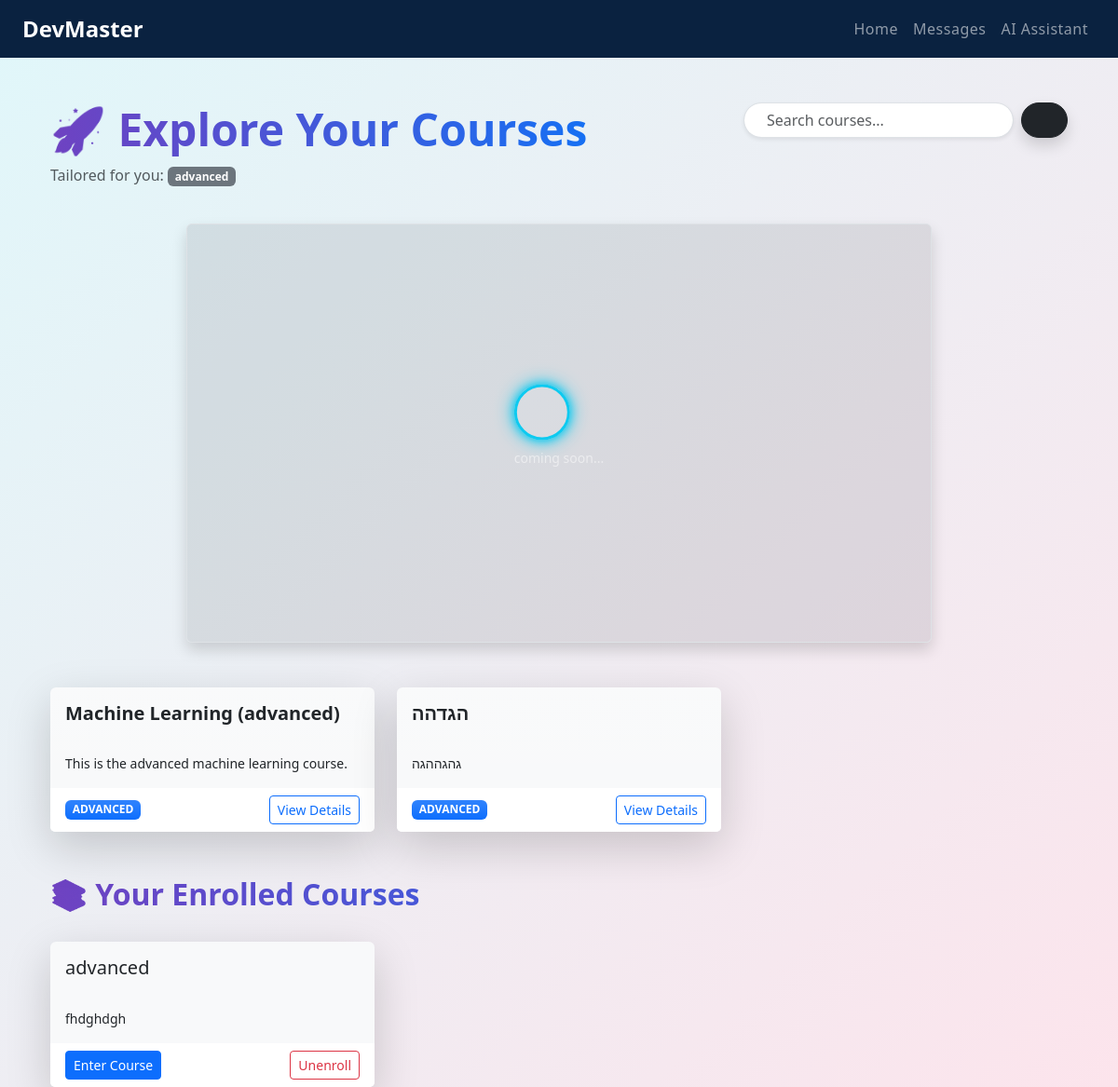
The app's page /student/courses/ (signed in) with its own data.
### users/models.py (models this page shows, shortened)
class Student(models.Model):
    user = models.OneToOneField(User, on_delete=models.CASCADE)
    bio = models.TextField(blank=True, null=True)
    learning_level = models.ForeignKey(LearningLevel, on_delete=models.SET_NULL, null=True)

class LearningLevel(models.Model):
    class LevelType(models.TextChoices):
        BEGINNER = 'beginner', 'Beginner'
        INTERMEDIATE = 'intermediate', 'Intermediate'
        ADVANCED = 'advanced', 'Advanced'
    name = models.CharField(max_length=20, choices=LevelType.choices, default=LevelType.BEGINNER) # Beginner / Intermediate / Advanced
    description = models.TextField()
    def __str__(self):
        return self.name

class Course(models.Model):
    title = models.CharField(max_length=100)
    description = models.TextField()
    teacher = models.ForeignKey(Teacher, on_delete=models.CASCADE, related_name='courses')
    learning_level = models.ForeignKey(LearningLevel, on_delete=models.CASCADE, related_name='courses')

class Enrollment(models.Model):
    student = models.ForeignKey(Student, on_delete=models.CASCADE)
    course = models.ForeignKey(Course, on_delete=models.CASCADE)
    enrolled_on = models.DateTimeField(auto_now_add=True)
    class Meta:
        unique_together = ('student', 'course')

### users/views.py (the view)
# urls.py: path('student/courses/', views.course_list, name='course_list'),
@login_required
def course_list(request):
    student = request.user.student
    available_courses = Course.objects.filter(
        learning_level=student.learning_level
    )
    enrolled_courses = Enrollment.objects.filter(
        student=student
    )
    context = {
        'available_courses': available_courses,
        'enrolled_courses': enrolled_courses
    }
    return render(request, 'users/course_list.html', context)

### users/templates/users/course_list.html (shortened to what this page needs)
{% extends 'base.html' %}
{% block content %}
<div class="container mt-4">
    <div class="row mb-4">
        <div class="col-md-8">
            <h1 class="display-5 fw-bold text-gradient">🚀 Explore Your Courses</h1>
            <p class="text-muted">Tailored for you:
                <span class="badge bg-secondary">{{ request.user.student.learning_level }}</span>
            </p>
        </div>
        <div class="col-md-4">
            <form method="get" class="d-flex">
                <input type="text" name="q" value="{{ search_query }}"
                       class="form-control rounded-pill px-4 shadow-sm" placeholder="Search courses...">
                <button type="submit" class="btn btn-dark rounded-pill ms-2 px-4 shadow">
                </button>
            </form>
        </div>
    </div>
<div class="row mb-5">
    <div class="col-12 d-flex justify-content-center">
        <div class="position-relative border rounded shadow bg-dark bg-opacity-10"
             style="width: 80%; aspect-ratio: 16 / 9; max-width: 800px;">
            <div class="position-absolute top-50 start-50 translate-middle">
                <div class="glow-ring">
                </div>
                <p class="text-white-50 small text-center mt-2">coming soon...</p>
            </div>
        </div>
    </div>
</div>
    {% if available_courses %}
    <div class="row row-cols-1 row-cols-md-2 row-cols-lg-3 g-4">
        {% for course in available_courses %}
        <div class="col">
            <div class="card h-100 shadow-lg border-0 bg-light bg-gradient">
                <div class="card-body">
                    <h5 class="card-title fw-semibold text-dark">{{ course.title }}</h5>
                    <h6 class="card-subtitle mb-2 text-muted">
                    </h6>
                    <p class="card-text small">{{ course.description|truncatewords:20 }}</p>
                </div>
                <div class="card-footer bg-white border-0 d-flex justify-content-between align-items-center">
                    <span class="badge bg-primary bg-gradient text-uppercase">
                        {{ course.learning_level }}
                    </span>
                    <a href="{% url 'student_course_detail' course.id %}"
                       class="btn btn-outline-primary btn-sm">
                        View Details
                    </a>
                </div>
            </div>
        </div>
        {% endfor %}
    </div>
    {% endif %}
    {% if enrolled_courses %}
    <div class="mt-5">
        <h2 class="fw-bold text-gradient">📚 Your Enrolled Courses</h2>
        <div class="row row-cols-1 row-cols-md-2 row-cols-lg-3 g-4 mt-2">
            {% for course in enrolled_courses %}
            <div class="col">
                <div class="card h-100 shadow-lg border-0 bg-light">
                    <div class="card-body">
                        <h5 class="card-title">{{ course.course.title }}</h5>
                        <h6 class="card-subtitle mb-2 text-muted">
                        </h6>
                        <p class="card-text small">{{ course.course.description|truncatewords:20 }}</p>
                    </div>
                    <div class="card-footer bg-white border-0 d-flex justify-content-between align-items-center">
                        <a href="{% url 'student_course_content' course.course.id %}"
                           class="btn btn-primary btn-sm">
                            Enter Course
                        </a>
                        <form method="post" action="{% url 'unenroll_course' course.course.id %}">
                            <button type="submit" class="btn btn-outline-danger btn-sm">
                                Unenroll
                            </button>
                        </form>
                    </div>
                </div>
            </div>
            {% endfor %}
        </div>
    </div>
    {% endif %}
</div>
{% endblock %}

### users/templates/base.html (style rules this page uses)
body { background: linear-gradient(to bottom right, #e0f7fa, #fce4ec); }

### users/templates/users/course_list.html (style rules this page uses)
.text-gradient { background: linear-gradient(to right, #6f42c1, #007bff); -webkit-background-clip: text; -webkit-text-fill-color: transparent; }
.glow-ring { width: 60px; height: 60px; border-radius: 50%; background-color: rgba(255, 255, 255, 0.05); border: 3px solid #0dcaf0; display: flex; align-items: center; justify-content: center; color: #fff; font-size: 1.5rem; box-shadow: 0 0 10px #0dcaf0, 0 0 20px #0dcaf0; transition: transform 0.3s ease, box-shadow 0.3s ease; }

### records on screen
Course: title "Machine Learning (advanced)", description "This is the advanced machine learning course.", learning_level "ADVANCED"
Course: title "הגדהה", description "גהגההגה", learning_level "ADVANCED"
Enrollment: course "advanced", course.description "fhdghdgh"

### other values on screen
{{ request.user.student.learning_level }} "advanced"
